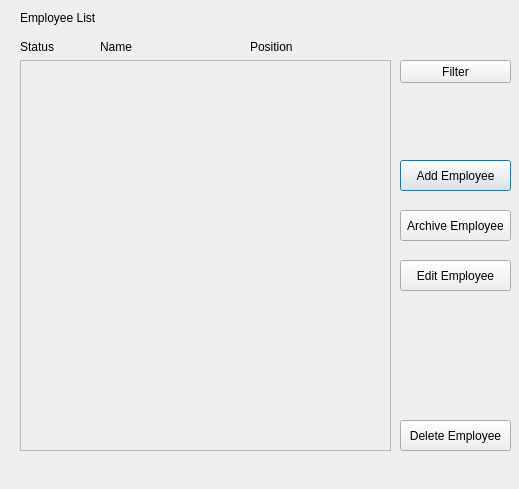
<?xml version="1.0" encoding="UTF-8"?>
<ui version="4.0">
 <class>Dialog</class>
 <widget class="QDialog" name="Dialog">
  <property name="geometry">
   <rect>
    <x>0</x>
    <y>0</y>
    <width>519</width>
    <height>489</height>
   </rect>
  </property>
  <property name="windowTitle">
   <string>Dialog</string>
  </property>
  <widget class="QScrollArea" name="scrollArea">
   <property name="geometry">
    <rect>
     <x>20</x>
     <y>60</y>
     <width>371</width>
     <height>391</height>
    </rect>
   </property>
   <property name="widgetResizable">
    <bool>true</bool>
   </property>
   <widget class="QWidget" name="scrollAreaWidgetContents">
    <property name="geometry">
     <rect>
      <x>0</x>
      <y>0</y>
      <width>369</width>
      <height>389</height>
     </rect>
    </property>
   </widget>
  </widget>
  <widget class="QPushButton" name="add_employee_bt">
   <property name="geometry">
    <rect>
     <x>400</x>
     <y>160</y>
     <width>111</width>
     <height>31</height>
    </rect>
   </property>
   <property name="text">
    <string>Add Employee</string>
   </property>
  </widget>
  <widget class="QPushButton" name="edit_employee_bt">
   <property name="geometry">
    <rect>
     <x>400</x>
     <y>260</y>
     <width>111</width>
     <height>31</height>
    </rect>
   </property>
   <property name="text">
    <string>Edit Employee</string>
   </property>
  </widget>
  <widget class="QPushButton" name="delete_employee_bt">
   <property name="geometry">
    <rect>
     <x>400</x>
     <y>420</y>
     <width>111</width>
     <height>31</height>
    </rect>
   </property>
   <property name="text">
    <string>Delete Employee</string>
   </property>
  </widget>
  <widget class="QLabel" name="label">
   <property name="geometry">
    <rect>
     <x>20</x>
     <y>10</y>
     <width>111</width>
     <height>16</height>
    </rect>
   </property>
   <property name="text">
    <string>Employee List</string>
   </property>
  </widget>
  <widget class="QPushButton" name="filter_employees_bt">
   <property name="geometry">
    <rect>
     <x>400</x>
     <y>60</y>
     <width>111</width>
     <height>23</height>
    </rect>
   </property>
   <property name="text">
    <string>Filter</string>
   </property>
  </widget>
  <widget class="QPushButton" name="archive_employee_bt">
   <property name="geometry">
    <rect>
     <x>400</x>
     <y>210</y>
     <width>111</width>
     <height>31</height>
    </rect>
   </property>
   <property name="text">
    <string>Archive Employee</string>
   </property>
  </widget>
  <widget class="QLabel" name="label_3">
   <property name="geometry">
    <rect>
     <x>100</x>
     <y>40</y>
     <width>47</width>
     <height>13</height>
    </rect>
   </property>
   <property name="text">
    <string>Name</string>
   </property>
  </widget>
  <widget class="QLabel" name="label_4">
   <property name="geometry">
    <rect>
     <x>20</x>
     <y>40</y>
     <width>47</width>
     <height>13</height>
    </rect>
   </property>
   <property name="text">
    <string>Status</string>
   </property>
  </widget>
  <widget class="QLabel" name="label_5">
   <property name="geometry">
    <rect>
     <x>250</x>
     <y>40</y>
     <width>47</width>
     <height>13</height>
    </rect>
   </property>
   <property name="text">
    <string>Position</string>
   </property>
  </widget>
 </widget>
 <resources/>
 <connections/>
</ui>
